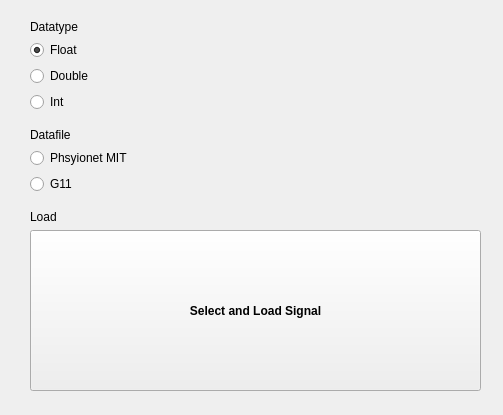
<?xml version="1.0" encoding="UTF-8"?>
<ui version="4.0">
 <class>CreateSignalFromFileWidget_C</class>
 <widget class="QWidget" name="CreateSignalFromFileWidget_C">
  <property name="geometry">
   <rect>
    <x>0</x>
    <y>0</y>
    <width>503</width>
    <height>415</height>
   </rect>
  </property>
  <property name="windowTitle">
   <string>Form</string>
  </property>
  <widget class="QWidget" name="gridLayoutWidget">
   <property name="geometry">
    <rect>
     <x>30</x>
     <y>20</y>
     <width>451</width>
     <height>371</height>
    </rect>
   </property>
   <layout class="QGridLayout" name="_main_grid_layout">
    <item row="2" column="0">
     <layout class="QVBoxLayout" name="verticalLayout">
      <property name="sizeConstraint">
       <enum>QLayout::SetMaximumSize</enum>
      </property>
      <item>
       <widget class="QLabel" name="_label_datafile">
        <property name="sizePolicy">
         <sizepolicy hsizetype="Minimum" vsizetype="Minimum">
          <horstretch>0</horstretch>
          <verstretch>0</verstretch>
         </sizepolicy>
        </property>
        <property name="text">
         <string>Datafile</string>
        </property>
       </widget>
      </item>
      <item>
       <widget class="QRadioButton" name="_radio_phsyionet">
        <property name="sizePolicy">
         <sizepolicy hsizetype="Maximum" vsizetype="Maximum">
          <horstretch>0</horstretch>
          <verstretch>0</verstretch>
         </sizepolicy>
        </property>
        <property name="text">
         <string>Phsyionet MIT </string>
        </property>
        <property name="checked">
         <bool>true</bool>
        </property>
       </widget>
      </item>
      <item>
       <widget class="QRadioButton" name="_radio_g11">
        <property name="sizePolicy">
         <sizepolicy hsizetype="Maximum" vsizetype="Maximum">
          <horstretch>0</horstretch>
          <verstretch>0</verstretch>
         </sizepolicy>
        </property>
        <property name="text">
         <string>G11</string>
        </property>
       </widget>
      </item>
     </layout>
    </item>
    <item row="0" column="0">
     <layout class="QVBoxLayout" name="_layoutV__datatype">
      <property name="sizeConstraint">
       <enum>QLayout::SetMaximumSize</enum>
      </property>
      <item>
       <widget class="QLabel" name="_label_datatype">
        <property name="sizePolicy">
         <sizepolicy hsizetype="Minimum" vsizetype="Minimum">
          <horstretch>0</horstretch>
          <verstretch>0</verstretch>
         </sizepolicy>
        </property>
        <property name="text">
         <string>Datatype</string>
        </property>
       </widget>
      </item>
      <item>
       <widget class="QRadioButton" name="_radio_float">
        <property name="text">
         <string>Float</string>
        </property>
        <property name="checked">
         <bool>true</bool>
        </property>
       </widget>
      </item>
      <item>
       <widget class="QRadioButton" name="_radio_double">
        <property name="text">
         <string>Double</string>
        </property>
       </widget>
      </item>
      <item>
       <widget class="QRadioButton" name="_radio_int">
        <property name="text">
         <string>Int</string>
        </property>
       </widget>
      </item>
     </layout>
    </item>
    <item row="1" column="0">
     <spacer name="verticalSpacer">
      <property name="orientation">
       <enum>Qt::Vertical</enum>
      </property>
      <property name="sizeType">
       <enum>QSizePolicy::Fixed</enum>
      </property>
      <property name="sizeHint" stdset="0">
       <size>
        <width>20</width>
        <height>10</height>
       </size>
      </property>
     </spacer>
    </item>
    <item row="3" column="0">
     <spacer name="verticalSpacer_2">
      <property name="orientation">
       <enum>Qt::Vertical</enum>
      </property>
      <property name="sizeType">
       <enum>QSizePolicy::Fixed</enum>
      </property>
      <property name="sizeHint" stdset="0">
       <size>
        <width>10</width>
        <height>10</height>
       </size>
      </property>
     </spacer>
    </item>
    <item row="4" column="0">
     <layout class="QVBoxLayout" name="verticalLayout_2">
      <item>
       <widget class="QLabel" name="_label_load">
        <property name="sizePolicy">
         <sizepolicy hsizetype="Minimum" vsizetype="Minimum">
          <horstretch>0</horstretch>
          <verstretch>0</verstretch>
         </sizepolicy>
        </property>
        <property name="text">
         <string>Load</string>
        </property>
       </widget>
      </item>
      <item>
       <widget class="QPushButton" name="_btn_select_n_load">
        <property name="sizePolicy">
         <sizepolicy hsizetype="Expanding" vsizetype="Expanding">
          <horstretch>0</horstretch>
          <verstretch>0</verstretch>
         </sizepolicy>
        </property>
        <property name="font">
         <font>
          <weight>75</weight>
          <bold>true</bold>
         </font>
        </property>
        <property name="text">
         <string>Select and Load Signal</string>
        </property>
       </widget>
      </item>
     </layout>
    </item>
   </layout>
  </widget>
 </widget>
 <resources/>
 <connections/>
</ui>
